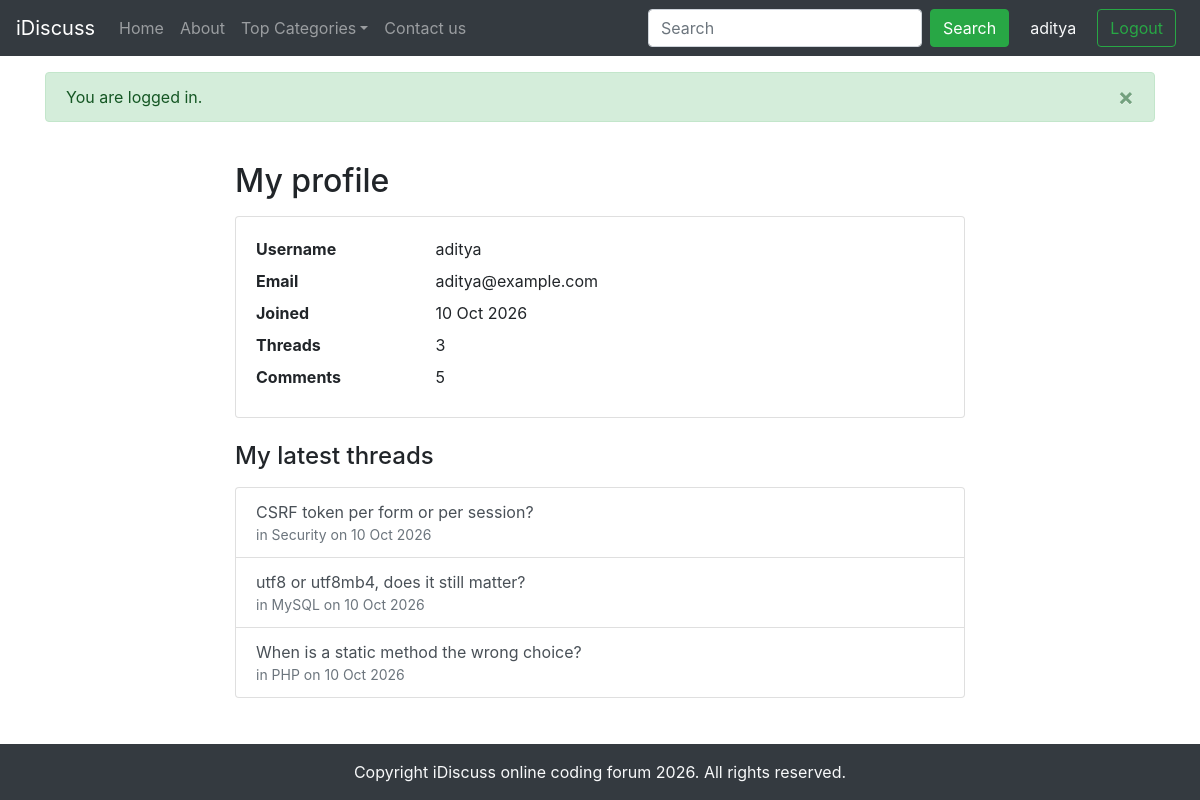
The app's page /profile.php (signed in) with its own data.
### tables this page shows
CREATE TABLE IF NOT EXISTS users (
    id            INT UNSIGNED NOT NULL AUTO_INCREMENT,
    username      VARCHAR(30)  NOT NULL,
    email         VARCHAR(190) NOT NULL,
    password_hash VARCHAR(255) NOT NULL,
    created_at    DATETIME     NOT NULL DEFAULT CURRENT_TIMESTAMP,
    PRIMARY KEY (id),
    UNIQUE KEY uq_users_username (username),
    UNIQUE KEY uq_users_email (email)
);

CREATE TABLE IF NOT EXISTS threads (
    id          INT UNSIGNED NOT NULL AUTO_INCREMENT,
    category_id INT UNSIGNED NOT NULL,
    user_id     INT UNSIGNED NOT NULL,
    title       VARCHAR(190) NOT NULL,
    body        TEXT         NOT NULL,
    created_at  DATETIME     NOT NULL DEFAULT CURRENT_TIMESTAMP,
    updated_at  DATETIME         NULL DEFAULT NULL,
    PRIMARY KEY (id),
    KEY idx_threads_category (category_id, id),
    KEY idx_threads_user (user_id),
    CONSTRAINT fk_threads_category FOREIGN KEY (category_id) REFERENCES categories (id) ON DELETE CASCADE,
    CONSTRAINT fk_threads_user FOREIGN KEY (user_id) REFERENCES users (id) ON DELETE CASCADE
);

CREATE TABLE IF NOT EXISTS categories (
    id          INT UNSIGNED NOT NULL AUTO_INCREMENT,
    name        VARCHAR(80)  NOT NULL,
    description TEXT         NOT NULL,
    image       VARCHAR(120) NOT NULL DEFAULT 'banner-1.jpg',
    created_at  DATETIME     NOT NULL DEFAULT CURRENT_TIMESTAMP,
    PRIMARY KEY (id),
    UNIQUE KEY uq_categories_name (name)
);

### config/bootstrap.php (called while the page is built, shortened)
<?php
$root = dirname(__DIR__);
require $root . '/src/autoload.php';
require $root . '/src/helpers.php';
$config = require __DIR__ . '/config.php';
$db = new Database($config['db']);
$users = new UserRepository($db);
return [
    'config' => $config,
    'db' => $db,
    'users' => $users,
    'auth' => new Auth($users),
    'categories' => new CategoryRepository($db),
    'threads' => new ThreadRepository($db),
    'comments' => new CommentRepository($db),
    'messages' => new MessageRepository($db),
    'throttle' => new LoginThrottle($db),
];

### config/config.php (called while the page is built, shortened)
<?php
$env = [];
$envFile = dirname(__DIR__) . '/.env';
$read = static fn (string $key, string $default = ''): string => $env[$key] ?? $default;
return [
    'app' => [
        'name' => $read('APP_NAME', 'iDiscuss'),
        'debug' => $read('APP_DEBUG', 'false') === 'true',
        'per_page' => max(1, (int) $read('APP_PER_PAGE', '10')),
    ],
    'db' => [
        'host' => $read('DB_HOST', '127.0.0.1'),
        'port' => (int) $read('DB_PORT', '3306'),
        'name' => $read('DB_NAME', 'forum_website'),
        'user' => $read('DB_USER', 'root'),
        'pass' => $read('DB_PASS', ''),
    ],
];

### src/autoload.php (called while the page is built, shortened)
<?php
spl_autoload_register(static function (string $class): void {
    $prefix = 'Forum\\';
    $relative = substr($class, strlen($prefix));
    $file = __DIR__ . '/' . str_replace('\\', '/', $relative) . '.php';
});

### src/helpers.php (called while the page is built, shortened)
<?php
function e(string|int|float|null $value): string
{
    return htmlspecialchars((string) $value, ENT_QUOTES | ENT_SUBSTITUTE, 'UTF-8');
}

### src/Auth.php (called while the page is built, shortened)
<?php
class Auth
{
    private ?array $cached = null;
    public function id(): ?int
    {
        $id = $_SESSION['user_id'] ?? null;
        return is_int($id) && $id > 0 ? $id : null;
    }
    public function user(): ?array
    {
        if ($this->cached !== null) {
            return $this->cached;
        }
        $id = $this->id();
        $user = $this->users->find($id);
        return $this->cached = $user;
    }
}

### src/Database.php (called while the page is built, shortened)
<?php
class Database
{
    private ?PDO $connection = null;
    public function pdo(): PDO
    {
        if ($this->connection instanceof PDO) {
            return $this->connection;
        }
        $dsn = sprintf(
            'mysql:host=%s;port=%d;dbname=%s;charset=utf8mb4',
            $this->settings['host'],
            $this->settings['port'],
            $this->settings['name']
        );
        try {
            $this->connection = new PDO($dsn, $this->settings['user'], $this->settings['pass'], [
                PDO::ATTR_ERRMODE => PDO::ERRMODE_EXCEPTION,
                PDO::ATTR_DEFAULT_FETCH_MODE => PDO::FETCH_ASSOC,
                PDO::ATTR_EMULATE_PREPARES => false,
            ]);
        } catch (PDOException $e) {
            throw new RuntimeException('Database connection failed.', 0, $e);
        }
        return $this->connection;
    }
    public function run(string $sql, array $params = []): PDOStatement
    {
        $statement = $this->pdo()->prepare($sql);
        $statement->execute($params);
        return $statement;
    }
    public function one(string $sql, array $params = []): ?array
    {
        $row = $this->run($sql, $params)->fetch();
        return $row === false ? null : $row;
    }
    public function all(string $sql, array $params = []): array
    {
        return $this->run($sql, $params)->fetchAll();
    }
    public function value(string $sql, array $params = []): mixed
    {
        $value = $this->run($sql, $params)->fetchColumn();
        return $value === false ? null : $value;
    }
}

### src/UserRepository.php (called while the page is built, shortened)
<?php
class UserRepository
{
    public function find(int $id): ?array
    {
        return $this->db->one(
            'SELECT id, username, email, created_at FROM users WHERE id = ?',
            [$id]
        );
    }
    public function activity(int $userId): array
    {
        return [
            'threads' => (int) $this->db->value('SELECT COUNT(*) FROM threads WHERE user_id = ?', [$userId]),
            'comments' => (int) $this->db->value('SELECT COUNT(*) FROM comments WHERE user_id = ?', [$userId]),
        ];
    }
}

### src/ThreadRepository.php (called while the page is built, shortened)
<?php
class ThreadRepository
{
    public function latestForUser(int $userId, int $limit): array
    {
        return $this->db->all(
            'SELECT t.id, t.title, t.created_at, c.name AS category_name
               FROM threads t
               JOIN categories c ON c.id = t.category_id
              WHERE t.user_id = ?
              ORDER BY t.created_at DESC, t.id DESC
              LIMIT ' . (int) $limit,
            [$userId]
        );
    }
}

### public/profile.php (the view, shortened to what this page needs)
<?php
$app = require __DIR__ . '/../config/bootstrap.php';
$auth = $app['auth'];
$auth->requireLogin();
$user = $auth->user();
$activity = $app['users']->activity((int) $user['id']);
$latest = $app['threads']->latestForUser((int) $user['id'], 5);
require __DIR__ . '/../templates/layout/header.php';
?>
<div class="container my-4">
    <div class="row justify-content-center">
        <div class="col-md-8">
            <h2 class="mb-3">My profile</h2>
            <div class="card mb-4">
                <div class="card-body">
                    <dl class="row mb-0">
                        <dt class="col-sm-3">Username</dt>
                        <dd class="col-sm-9"><?= e($user['username']) ?></dd>
                        <dt class="col-sm-3">Email</dt>
                        <dd class="col-sm-9"><?= e($user['email']) ?></dd>
                        <dt class="col-sm-3">Joined</dt>
                        <dd class="col-sm-9"><?= e(date('j M Y', strtotime((string) $user['created_at']))) ?></dd>
                        <dt class="col-sm-3">Threads</dt>
                        <dd class="col-sm-9"><?= $activity['threads'] ?></dd>
                        <dt class="col-sm-3">Comments</dt>
                        <dd class="col-sm-9"><?= $activity['comments'] ?></dd>
                    </dl>
                </div>
            </div>
            <h4 class="mb-3">My latest threads</h4>
            <?php if ($latest === []) : ?>
                <p class="text-muted">You have not posted a thread yet.</p>
            <?php else : ?>
                <div class="list-group">
                    <?php foreach ($latest as $thread) : ?>
                        <a class="list-group-item list-group-item-action"
                            href="thread.php?id=<?= (int) $thread['id'] ?>">
                            <?= e($thread['title']) ?>
                            <small class="text-muted d-block">
                                in <?= e($thread['category_name']) ?>
                                on <?= e(date('j M Y', strtotime((string) $thread['created_at']))) ?>
                            </small>
                        </a>
                    <?php endforeach; ?>
                </div>
            <?php endif; ?>
        </div>
    </div>
</div>
<?php require __DIR__ . '/../templates/layout/footer.php'; ?>

### templates/layout/header.php (shortened to what this page needs)
<?php
require __DIR__ . '/head.php';
$auth = $app['auth'];
$currentUser = $auth->user();
$searchTerm = isset($_GET['search']) && is_string($_GET['search']) ? $_GET['search'] : '';
?>
<nav class="navbar navbar-expand-lg navbar-dark bg-dark">
    <a class="navbar-brand" href="index.php"><?= e($appName) ?></a>
    <div class="collapse navbar-collapse" id="mainNav">
        <ul class="navbar-nav mr-auto">
            <li class="nav-item">
                <a class="nav-link" href="index.php">Home</a>
            </li>
            <li class="nav-item">
                <a class="nav-link" href="about.php">About</a>
            </li>
            <li class="nav-item dropdown">
                <a class="nav-link dropdown-toggle" href="#" role="button" data-toggle="dropdown"
                    aria-expanded="false">Top Categories</a>
            </li>
            <li class="nav-item">
                <a class="nav-link" href="contact.php">Contact us</a>
            </li>
        </ul>
        <form class="form-inline my-2 my-lg-0" action="search.php" method="get" role="search">
            <input class="form-control mr-sm-2" id="navbar-search" name="search" type="search"
                value="<?= e($searchTerm) ?>" placeholder="Search">
            <button class="btn btn-success my-2 my-sm-0" type="submit">Search</button>
        </form>
        <?php if ($currentUser !== null) : ?>
            <a href="profile.php" class="btn btn-link text-light ml-2">
                <?= e($currentUser['username']) ?>
            </a>
            <form action="logout.php" method="post" class="form-inline">
                <button type="submit" class="btn btn-outline-success mx-2">Logout</button>
            </form>
        <?php else : ?>
            <a href="login.php" class="btn btn-outline-success ml-2">Log in</a>
            <a href="signup.php" class="btn btn-outline-success mx-2">Sign up</a>
        <?php endif; ?>
    </div>
</nav>
<?php require __DIR__ . '/../partials/flash.php'; ?>
<main class="flex-fill">

### records on screen
users: username "aditya", email "aditya@example.com", created_at "10 Oct 2026"
threads: title "CSRF token per form or per session?", category.name "Security", created_at "10 Oct 2026"
threads: title "utf8 or utf8mb4, does it still matter?", category.name "MySQL", created_at "10 Oct 2026"
threads: title "When is a static method the wrong choice?", category.name "PHP", created_at "10 Oct 2026"

### other values on screen
$appName "iDiscuss"
$message['message'] "You are logged in."
$activity['threads'] "3"
$activity['comments'] "5"
$app['config']['app']['name'] "iDiscuss"
